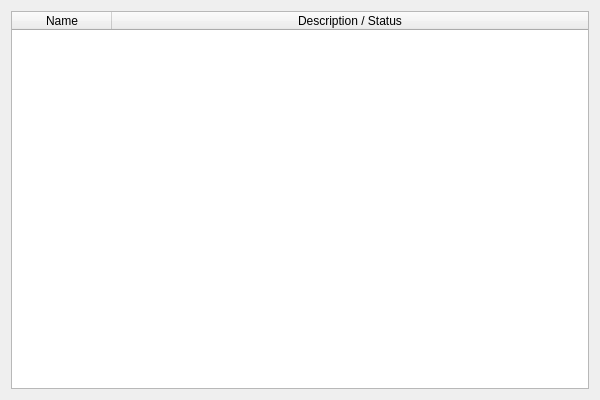
<?xml version="1.0" encoding="UTF-8"?>
<ui version="4.0">
 <class>SrPicker</class>
 <widget class="QWidget" name="SrPicker">
  <property name="geometry">
   <rect>
    <x>0</x>
    <y>0</y>
    <width>600</width>
    <height>400</height>
   </rect>
  </property>
  <property name="windowTitle">
   <string>SR Picker</string>
  </property>
  <layout class="QVBoxLayout" name="verticalLayout">
   <item>
    <widget class="QTableWidget" name="srTable">
     <property name="editTriggers">
      <set>QAbstractItemView::NoEditTriggers</set>
     </property>
     <property name="selectionMode">
      <enum>QAbstractItemView::SingleSelection</enum>
     </property>
     <property name="selectionBehavior">
      <enum>QAbstractItemView::SelectRows</enum>
     </property>
     <property name="sortingEnabled">
      <bool>false</bool>
     </property>
     <attribute name="horizontalHeaderStretchLastSection">
      <bool>true</bool>
     </attribute>
     <column>
      <property name="text">
       <string>Name</string>
      </property>
     </column>
     <column>
      <property name="text">
       <string>Description / Status</string>
      </property>
     </column>
    </widget>
   </item>
  </layout>
 </widget>
 <resources/>
 <connections/>
</ui>
